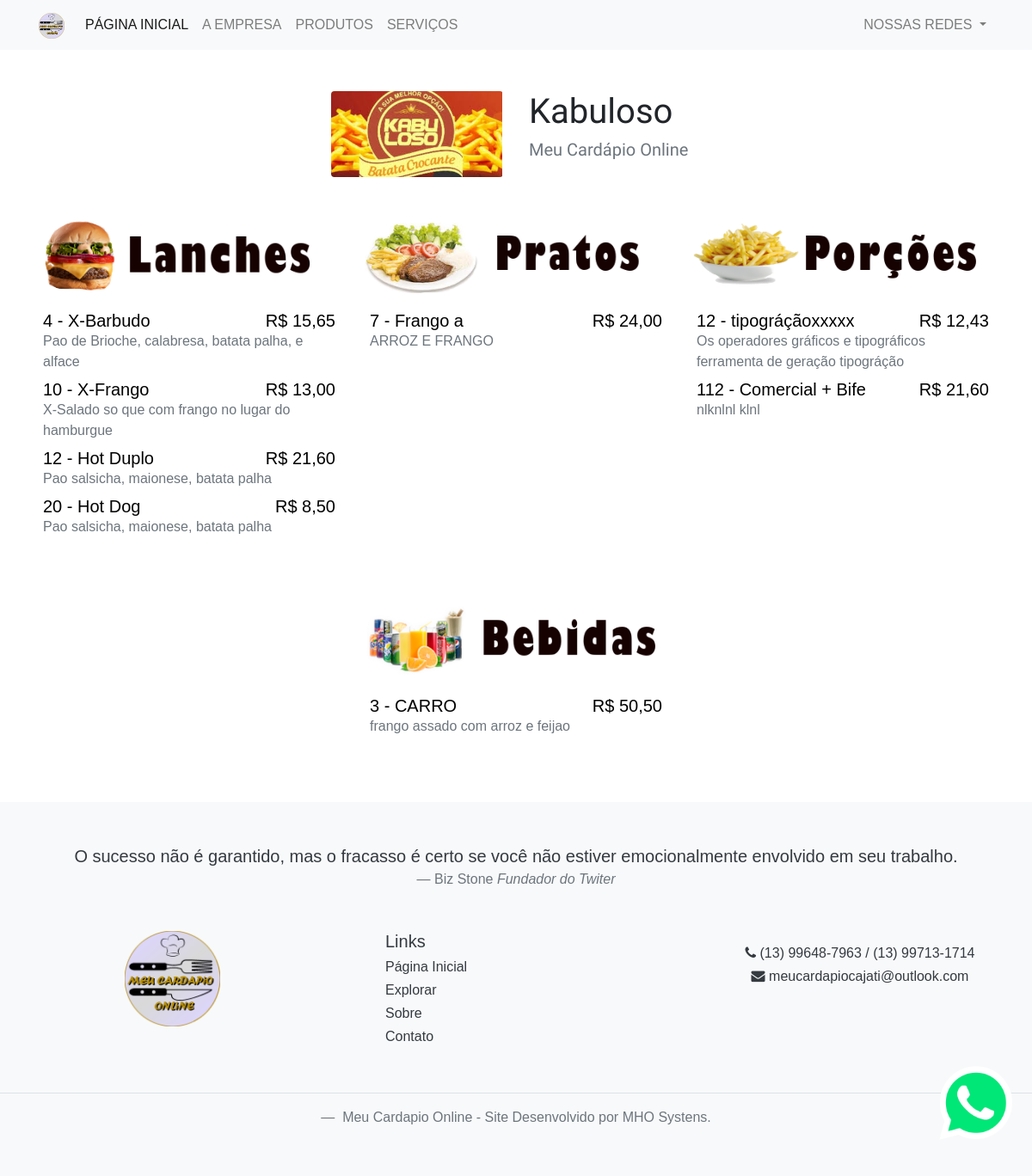
Screenshot of /cardapio.php?url=kabuloso with the database file from the repository.
### tables this page shows
CREATE TABLE IF NOT EXISTS `empresa` (
  `id_empresa` int(11) NOT NULL AUTO_INCREMENT,
  `nome_empresa` varchar(50) DEFAULT NULL,
  `telefone_empresa` varchar(15) DEFAULT NULL,
  `cnpj_empresa` varchar(15) DEFAULT NULL,
  `email_empresa` varchar(50) DEFAULT NULL,
  `senha_empresa` varchar(50) DEFAULT NULL,
  `url_empresa` varchar(50) DEFAULT NULL,
  `imagem_empresa` varchar(50) DEFAULT NULL,
  PRIMARY KEY (`id_empresa`)
);

CREATE TABLE IF NOT EXISTS `menu` (
  `id_sequencial` int(11) NOT NULL AUTO_INCREMENT,
  `id_menu` int(11) NOT NULL,
  `id_empresa` int(11) DEFAULT NULL,
  `produto_menu` varchar(30) DEFAULT NULL,
  `descricao_menu` varchar(100) NOT NULL DEFAULT '',
  `valor_menu` double DEFAULT NULL,
  `secao_menu` varchar(10) DEFAULT NULL,
  PRIMARY KEY (`id_sequencial`) USING BTREE
);

### cardapio.php (the view, shortened to what this page needs)
<!doctype html>
<?php
include("./php/conexao.php");
?>
<html lang="pt-br">
  <head>
    <link rel="stylesheet" href="https://stackpath.bootstrapcdn.com/bootstrap/4.5.2/css/bootstrap.min.css">
    <link rel="stylesheet" href="font-awesome/css/font-awesome.css">
    <link rel="stylesheet" href="./css/estilo.css">
  </head>
  <body>
    <nav class="navbar navbar-expand-lg navbar-light sticky-top bg-light">
        <div class="container">
        <a class="navbar-brand" href="#"><img src="./imgs/logo_grande_cardapio.png" style="width: 30px; margin: 0; padding: 0;"/></a>
        <div class="collapse navbar-collapse" id="navbarSupportedContent">
          <ul class="navbar-nav mr-auto">
            <li class="nav-item active">
              <a class="nav-link" href="#">PÁGINA INICIAL <span class="sr-only">(current)</span></a>
            </li>
            <li class="nav-item">
              <a class="nav-link" href="empresa.html">A EMPRESA</a>
            </li>
            <li class="nav-item">
              <a class="nav-link" href="produtos.html">PRODUTOS</a>
            </li>
            <li class="nav-item">
              <a class="nav-link" href="servicos.html">SERVIÇOS</a>
            </li>
          </ul>
          <ul class="navbar-nav ml-auto">
            <li class="nav-item dropdown">
                <a class="nav-link dropdown-toggle" href="#" id="navbarDropdownSocial" role="button" data-toggle="dropdown" aria-haspopup="true" aria-expanded="false">
                  NOSSAS REDES
                </a>
              </li>
          </ul>
        </div>
        </div>
      </nav>
      <?php
      $url_empresa = $_GET['url'];
      $sql = "SELECT * FROM empresa WHERE url_empresa='$url_empresa'";
      $result = mysqli_query($conexao, $sql);
      $info_empresa = mysqli_fetch_assoc($result);
      $id_empresa = $info_empresa['id_empresa'];
      $imagem_empresa = $info_empresa['imagem_empresa'];
      ?>
      <div class="zap" onclick="location.href='https://api.whatsapp.com/send?phone=<?php echo $info_empresa['telefone_empresa']; ?>';">
        <img src="imgs/zap.png" alt="Fale conosco">
      </div>
      <div class="container">
        <div class="row">
            <div class="apres_titulo col-12 text-center my-5">
              <div class="row">
                <div class="col-sm-6 d-flex justify-content-sm-end justify-content-center">
                  <img src="imgs/clientes/<?php echo $imagem_empresa; ?>" alt="" class=" rounded">
                </div>
                <div class="col-sm-6 d-flex align-items-sm-start align-items-center flex-column">
                  <h1><?php echo $info_empresa['nome_empresa']; ?></h1>
                  <h5 class="text-muted">Meu Cardápio Online</h5>
                </div>
              </div>
            </div>
        </div>
        <div class="row justify-content-sm-center">
        <?php
                $sql = "SELECT * FROM menu WHERE secao_menu='Lanches' AND id_empresa='$id_empresa' order by id_menu asc";
                $result = mysqli_query($conexao, $sql);
                $secao_lanches_qtd=mysqli_num_rows($result);
                if($secao_lanches_qtd>=1){
                  ?>
                    <div class="col-sm-12 col-md-6 col-xl-4">
                        <div class="card border-0 mb-5">
                            <img class="card-img-top" src="./imgs/secao_lanches.png">
                            <div class="card-body">
                            <?php
                              while($row = mysqli_fetch_assoc($result)){
                            ?>
                              <div class="row d-flex justify-content-between">
                                <h5 class="card-title mb-0 pb-0"><?php echo $row['id_menu'];?> - <?php echo $row['produto_menu'];?></h5><h5 class="card-title mb-0 pb-0">R$ <?php echo number_format($row['valor_menu'],2,",","."); ?></h5>
                              </div>
                              <div class="row">
                                <p class="card-text mb-2 text-muted text-left"><?php echo $row['descricao_menu'];?></p>
                              </div>
                              <?php
                              }
                              ?>
                            </div>
                        </div>
                    </div>
                  <?php
                }
              ?>
              <?php
                $sql = "SELECT * FROM menu WHERE secao_menu='Pratos' AND id_empresa='$id_empresa' order by id_menu asc";
                $result = mysqli_query($conexao, $sql);
                $secao_pratos_qtd=mysqli_num_rows($result);
                if($secao_pratos_qtd>=1){
                  ?>
                    <div class="col-sm-12 col-md-6 col-xl-4">
                        <div class="card border-0 mb-5">
                            <img class="card-img-top" src="./imgs/secao_pratos.png">
                            <div class="card-body">
                            <?php
                              while($row = mysqli_fetch_assoc($result)){
                            ?>
                              <div class="row d-flex justify-content-between">
                                <h5 class="card-title mb-0 pb-0"><?php echo $row['id_menu'];?> - <?php echo $row['produto_menu'];?></h5><h5 class="card-title mb-0 pb-0">R$ <?php echo number_format($row['valor_menu'],2,",","."); ?></h5>
                              </div>
                              <div class="row">
                                <p class="card-text mb-2 text-muted text-left"><?php echo $row['descricao_menu'];?></p>
                              </div>
                              <?php
                              }
                              ?>
                            </div>
                        </div>
                    </div>
                  <?php
                }
              ?>
              <?php
                $sql = "SELECT * FROM menu WHERE secao_menu='Porcoes' AND id_empresa='$id_empresa' order by id_menu asc";
                $result = mysqli_query($conexao, $sql);
                $secao_porcoes_qtd=mysqli_num_rows($result);
                if($secao_porcoes_qtd>=1){
                  ?>
                    <div class="col-sm-12 col-md-6 col-xl-4">
                        <div class="card border-0 mb-5">
                            <img class="card-img-top" src="./imgs/secao_porcoes.png">
                            <div class="card-body">
                            <?php
                              while($row = mysqli_fetch_assoc($result)){
                            ?>
                              <div class="row d-flex justify-content-between">
                                <h5 class="card-title mb-0 pb-0"><?php echo $row['id_menu'];?> - <?php echo $row['produto_menu'];?></h5><h5 class="card-title mb-0 pb-0">R$ <?php echo number_format($row['valor_menu'],2,",","."); ?></h5>
                              </div>
                              <div class="row">
                                <p class="card-text mb-2 text-muted text-left"><?php echo $row['descricao_menu'];?></p>
                              </div>
                              <?php
                              }
                              ?>
                            </div>
                        </div>
                    </div>
                  <?php
                }
              ?>
              <?php
                $sql = "SELECT * FROM menu WHERE secao_menu='Bebidas' AND id_empresa='$id_empresa' order by id_menu asc";
                $result = mysqli_query($conexao, $sql);
                $secao_bebidas_qtd=mysqli_num_rows($result);
                if($secao_bebidas_qtd>=1){
                  ?>
                    <div class="col-sm-12 col-md-6 col-xl-4">
                        <div class="card border-0 mb-5">
                            <img class="card-img-top" src="./imgs/secao_bebidas.png">
                            <div class="card-body">
                            <?php
                              while($row = mysqli_fetch_assoc($result)){
                            ?>
                              <div class="row d-flex justify-content-between">
                                <h5 class="card-title mb-0 pb-0"><?php echo $row['id_menu'];?> - <?php echo $row['produto_menu'];?></h5><h5 class="card-title mb-0 pb-0">R$ <?php echo number_format($row['valor_menu'],2,",","."); ?></h5>
                              </div>
                              <div class="row">
                                <p class="card-text mb-2 text-muted text-left"><?php echo $row['descricao_menu'];?></p>
                              </div>
                              <?php
                              }
                              ?>
                            </div>
                        </div>
                    </div>
                  <?php
                }
              ?>
        </div>
      </div>
    <div class="col-12 bg-light py-5 text-dark">
      <blockquote class="blockquote text-center">
          <p class="mb-0">O sucesso não é garantido, mas o fracasso é certo se você não estiver emocionalmente envolvido em seu trabalho.</p>
          <footer class="blockquote-footer">Biz Stone <cite title="Titulo">Fundador do Twiter</cite></footer>
      </blockquote>
      <div class="row mt-5 mb-2">
        <div class="col-sm-4 text-center mt-0">
          <img src="./imgs/logo_grande_cardapio.png" alt="" style="width: 30%;">
        </div>
        <div class="col-sm-4 mb-5 pl-5">
          <h5 class="text-dark">Links</h5>
          <a href="#"><h6 class="text-dark">Página Inicial</h6></a>
          <a href="./explorar.html"><h6 class="text-dark">Explorar</h6></a>
          <a href="./sobre.html"><h6 class="text-dark">Sobre</h6></a>
          <a href="./contato.html"><h6 class="text-dark">Contato</h6></a>
        </div>
        <div class="col-sm-4 mb-5 mt-3">
            <h6 class=" text-center"><i class="fa fa-phone"></i> (13) 99648-7963 / (13) 99713-1714</h6>
            <h6 class=" text-center"><i class="fa fa-envelope"></i> meucardapiocajati@outlook.com</h6>
        </div>
        <div class="col-12 border-top pt-3">
          <blockquote class="blockquote text-right mb-0">
            <footer class="blockquote-footer text-center">
              Meu Cardapio Online - Site Desenvolvido por MHO Systens.
            </footer>
          </blockquote>
        </div>
      </div>
    </div>
  </body>
</html>

### css/estilo.css (style rules this page uses)
@media only screen and (min-width:760px) { .zap { width: 90px; bottom: 40px; } }
.zap { position: fixed; right: 20px; z-index: 1000; }
.zap img { width: 100%; cursor: pointer; }
body { font-family: sans-serif; }
.msg-car h2,h5 { color: #000000; }
.apres_titulo { font-family: 'Comfortaa', cursive; }

### rows the page displays
empresa: imagem_empresa (picture), nome_empresa "Kabuloso"
menu: id_menu "4", produto_menu "X-Barbudo", valor_menu "15,65", descricao_menu "Pao de Brioche, calabresa, batata palha, e alface"
menu: id_menu "10", produto_menu "X-Frango", valor_menu "13,00", descricao_menu "X-Salado so que com frango no lugar do hamburgue"
menu: id_menu "12", produto_menu "Hot Duplo", valor_menu "21,60", descricao_menu "Pao salsicha, maionese, batata palha"
menu: id_menu "20", produto_menu "Hot Dog", valor_menu "8,50", descricao_menu "Pao salsicha, maionese, batata palha"
menu: id_menu "7", produto_menu "Frango a", valor_menu "24,00", descricao_menu "ARROZ E FRANGO"
menu: id_menu "12", produto_menu "tipográçãoxxxxx", valor_menu "12,43", descricao_menu "Os operadores gráficos e tipográficos ferramenta de geração tipográção"
menu: id_menu "112", produto_menu "Comercial + Bife", valor_menu "21,60", descricao_menu "nlknlnl klnl"
menu: id_menu "3", produto_menu "CARRO", valor_menu "50,50", descricao_menu "frango assado com arroz e feijao"
